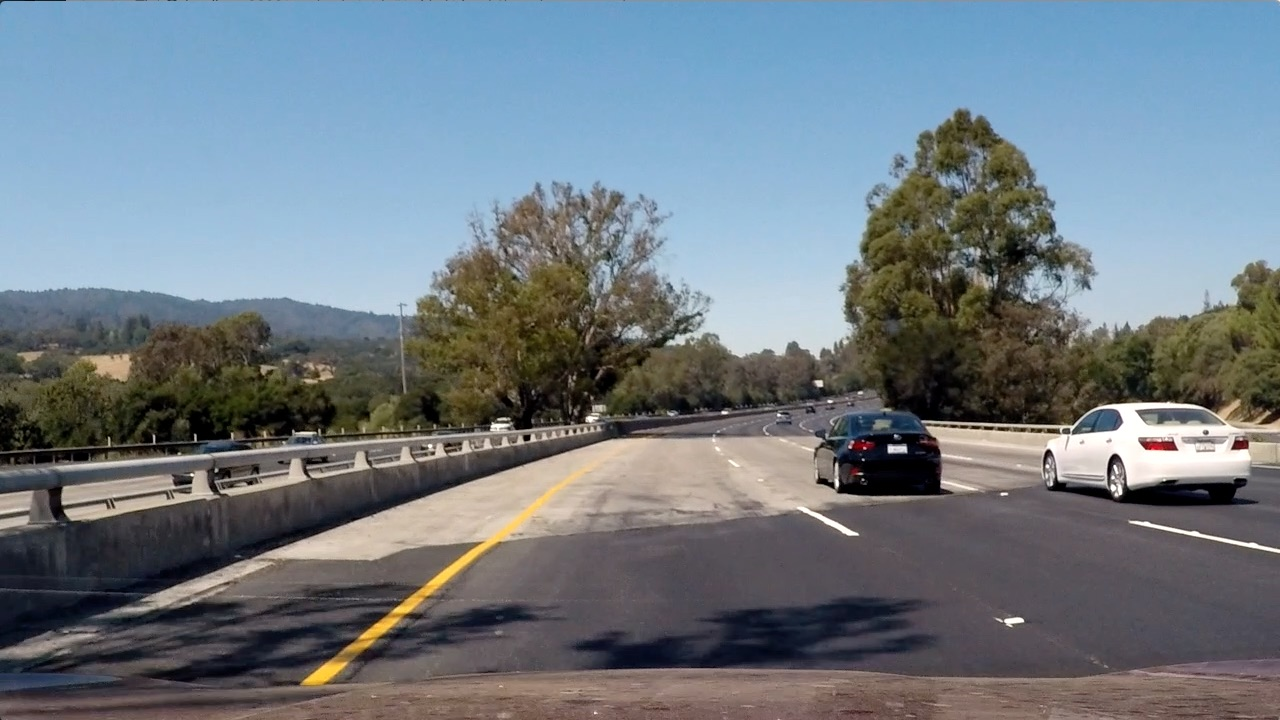
#> input picture CarND-Advanced-Lane-Lines/test_images/test4.jpg, 1280 x 720 px
$ jupyter execute --allow-errors 'Full Pipeline.ipynb'   (shell and % lines are left out)   (older library calls are emulated)
#> lines starting #> are read from the running program, lines starting #| are printed output that depends on the picture
[cell 1]
import numpy as np
import os
import cv2
import matplotlib.image as mpimg
import matplotlib.pyplot as plt
import glob

# Import everything needed to process video clip for later
from moviepy.editor import VideoFileClip
from IPython.display import HTML

[cell 2]
image = mpimg.imread('test_images/test4.jpg')
#> image is the input picture: shape (720, 1280, 3); mean R, G, B 112.2, 122.7, 130.9

def mag_thresh(img, sobel_kernel, mag_thresh):

    # Apply the following steps to img
    # 1) Convert to grayscale
#> called with sobel_kernel = 3, mag_thresh = (50, 200)
    gray = cv2.cvtColor(img, cv2.COLOR_RGB2GRAY)
    # 2) Take the gradient in x and y separately
    sobelx = cv2.Sobel(gray, cv2.CV_64F, 1, 0, ksize = sobel_kernel)
    sobely = cv2.Sobel(gray, cv2.CV_64F, 0, 1, ksize = sobel_kernel)
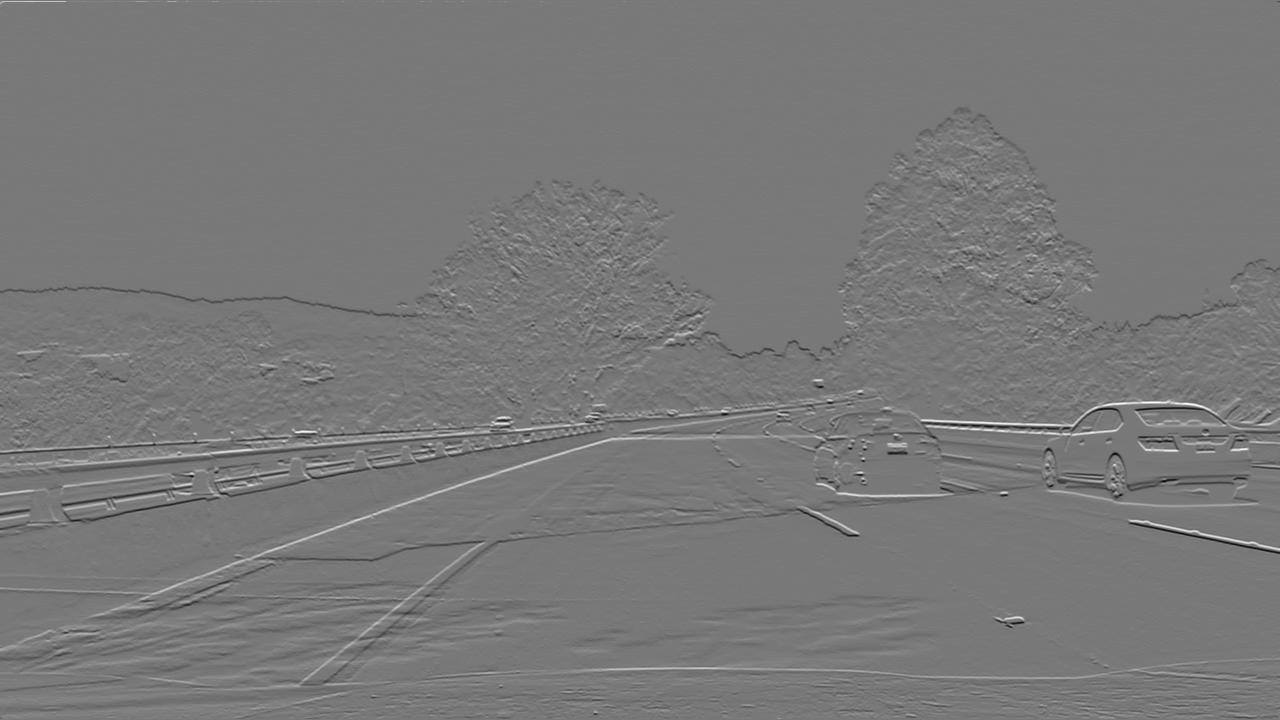
#> sobely: shape (720, 1280) float64; min -819, max 907, mean -0.4; drawn with min black and max white
    # 3) Calculate the magnitude
    mag = np.sqrt(np.square(sobelx)+np.square(sobely))
    # 4) Scale to 8-bit (0 - 255) and convert to type = np.uint8
    scaled_mag = np.uint8(255*mag/np.max(mag))
    # 5) Create a binary mask where mag thresholds are met
    binary_output = np.zeros_like(scaled_mag)
    binary_output[(scaled_mag >= mag_thresh[0]) & (scaled_mag <= mag_thresh[1])] = 1
    # 6) Return this mask as your binary_output image
    return binary_output

# Run the function
mag_binary = mag_thresh(image, sobel_kernel=3, mag_thresh=(50, 200))
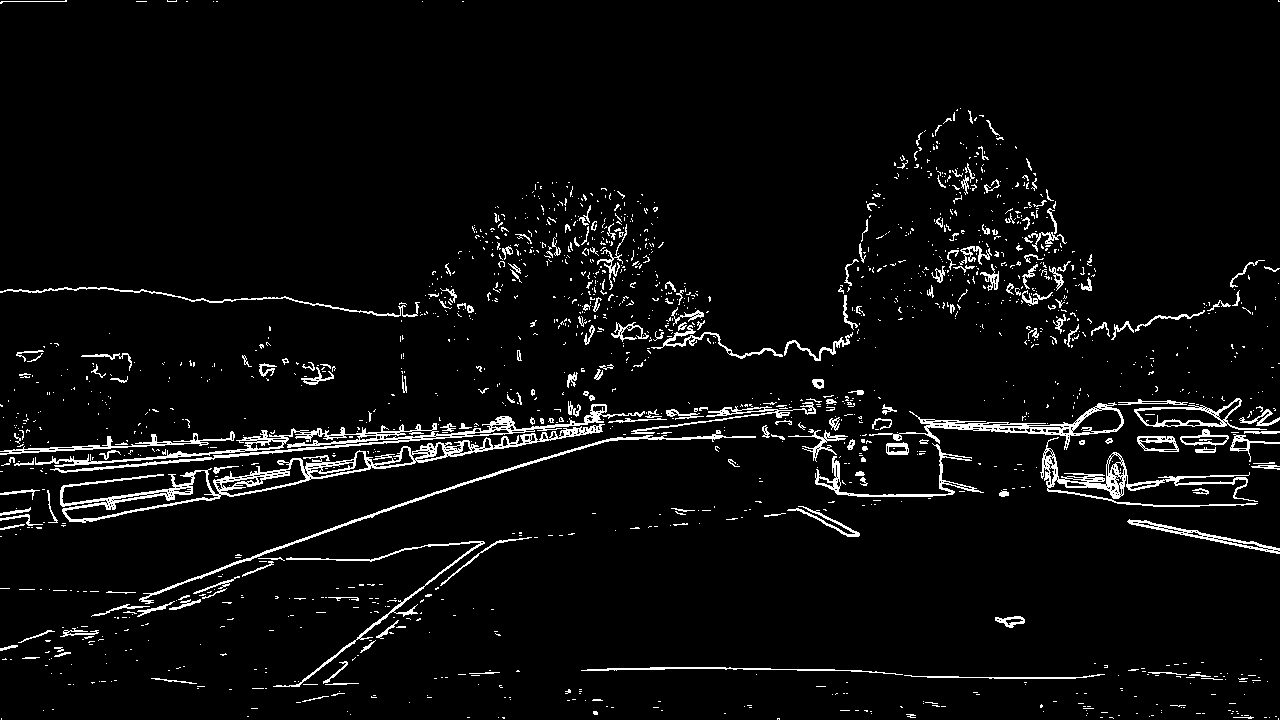
#> mag_binary: shape (720, 1280); values 0 (black) and 1 (white), 4.6% white in thin lines or dots

#> (the rest of this cell did not finish here and is left out)

[cell 3]
# Define a class to receive the characteristics of each line detection
class Line():
    def __init__(self):
        # polynomial coefficients averaged over the last n iterations
        self.best_fit = None
        # Initialize all others not carried over between first detections
        self.reset()

    def reset(self):
        # was the line detected in the last iteration?
        self.detected = False
        # recent polynomial coefficients
        self.recent_fit = []
        # polynomial coefficients for the most recent fit
        self.current_fit = [np.array([False])]
        # difference in fit coefficients between last and new fits
        self.diffs = np.array([0,0,0], dtype='float')
        # x values for detected line pixels
        self.allx = None
        # y values for detected line pixels
        self.ally = None
        # counter to reset after 5 iterations if issues arise
        self.counter = 0

    # [40 lines left out: functions count_check, fit_line, not called in this run]

def calibration(cal_image_loc):
    '''
    Perform camera calibration.
    '''
    # Load in the chessboard calibration images to a list
    calibration_images = []

    for fname in cal_image_loc:
        img = mpimg.imread(fname)
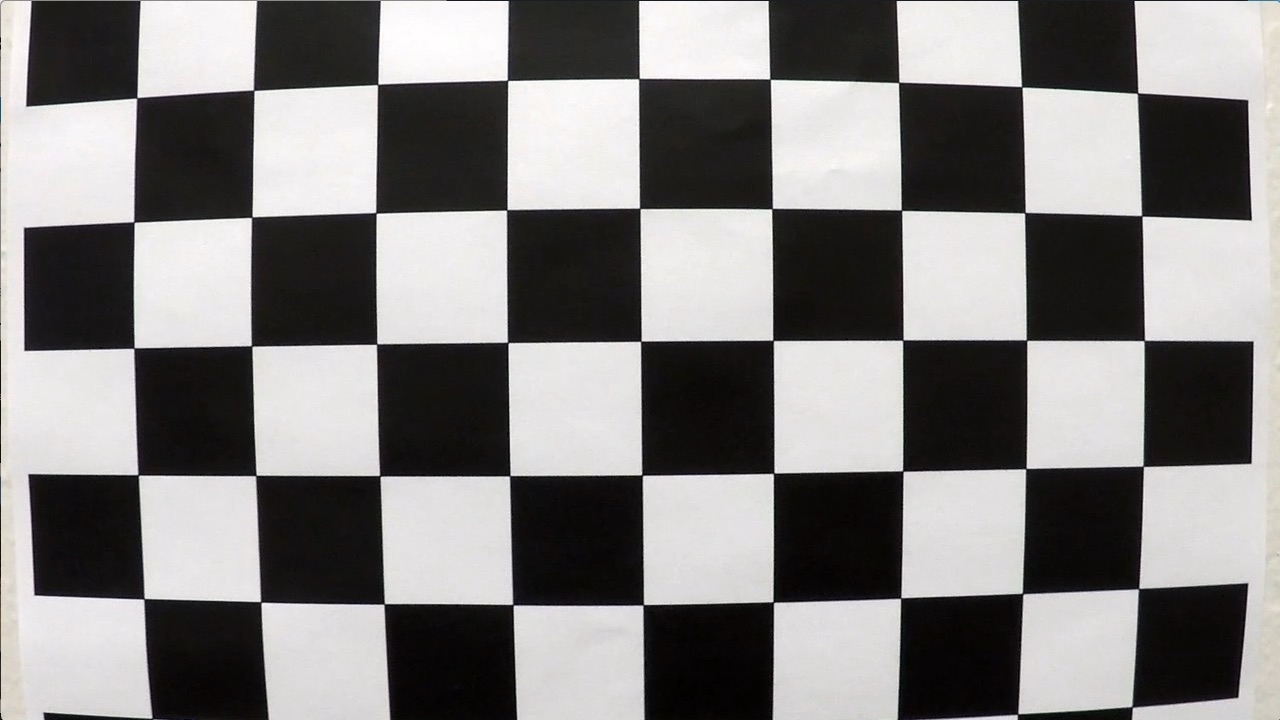
#> input picture CarND-Advanced-Lane-Lines/camera_cal/calibration1.jpg, 1280 x 720 px
#> img is the input picture: shape (720, 1280, 3); mean R, G, B 130.1, 128.4, 127.8
        calibration_images.append(img)

    # Prepare object points
    objp = np.zeros((6*9,3), np.float32)
    objp[:,:2] = np.mgrid[0:9, 0:6].T.reshape(-1,2)

    # Arrays for later storing object points and image points
    objpoints = []
    imgpoints = []

    # Iterate through images for their points
    for image in calibration_images:
        gray = cv2.cvtColor(image,cv2.COLOR_BGR2GRAY)
        ret, corners = cv2.findChessboardCorners(gray, (9,6), None)
        if ret == True:
            objpoints.append(objp)
            imgpoints.append(corners)
            cv2.drawChessboardCorners(image, (9, 6), corners, ret)
#> this loop made 2 passes
#> ret on passes 1 to 2: False, True
#> pass 2, in calibration, `gray = cv2.cvtColor(image,cv2.COLOR_BGR2GRAY)`:
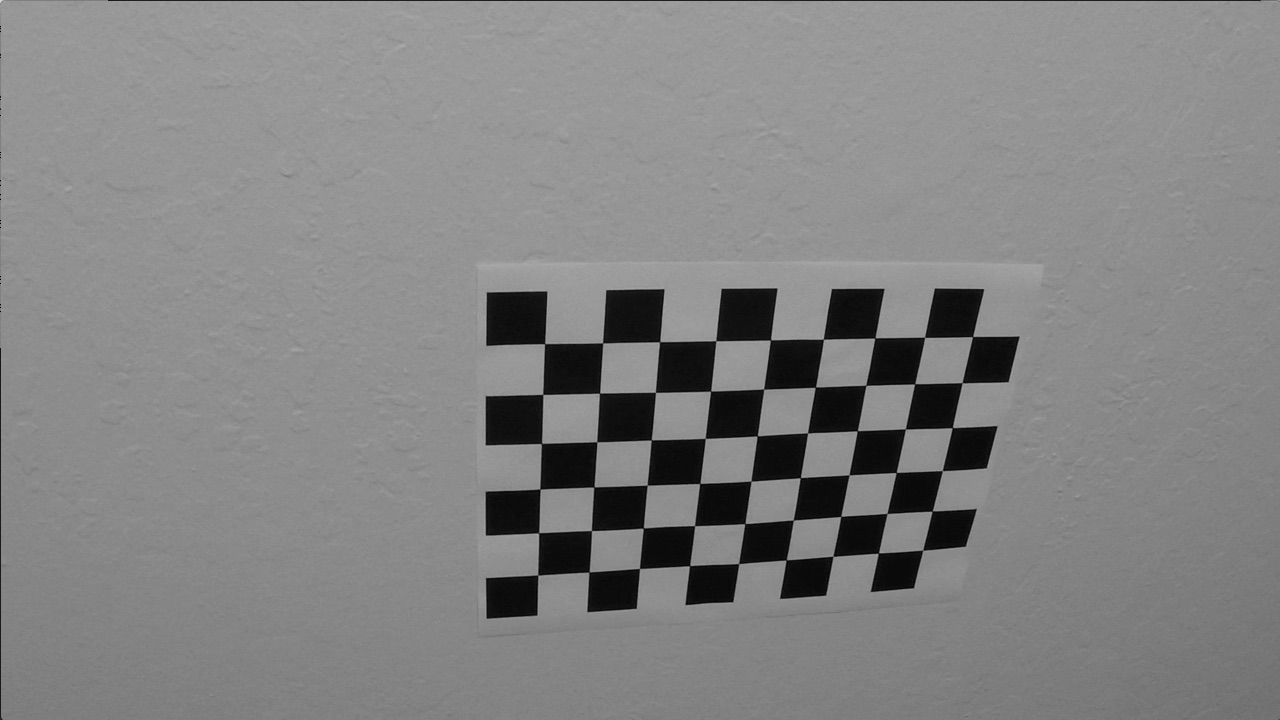
#> gray: shape (720, 1280); min 0, max 217, mean 130.7
#> after the loop, imgpoints = 1 item; objpoints = 1 item

    # Returns camera calibration
    ret, mtx, dist, rvecs, tvecs = cv2.calibrateCamera(objpoints, imgpoints,
                                                       gray.shape[::-1], None,
                                                       None)

    return mtx, dist

# [338 lines left out: functions pipeline, birds_eye, sliding_window, first_lines, second_ord_poly, draw_lines and 1 more, not called in this run]
